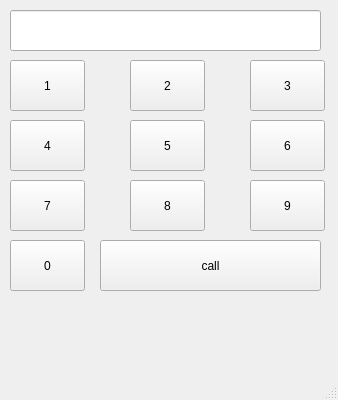
<?xml version="1.0" encoding="UTF-8"?>
<ui version="4.0">
 <class>MainWindow</class>
 <widget class="QMainWindow" name="MainWindow">
  <property name="geometry">
   <rect>
    <x>0</x>
    <y>0</y>
    <width>338</width>
    <height>400</height>
   </rect>
  </property>
  <property name="windowTitle">
   <string>MainWindow</string>
  </property>
  <widget class="QWidget" name="centralwidget">
   <widget class="QPushButton" name="pb1">
    <property name="geometry">
     <rect>
      <x>10</x>
      <y>60</y>
      <width>75</width>
      <height>51</height>
     </rect>
    </property>
    <property name="text">
     <string>1</string>
    </property>
   </widget>
   <widget class="QLineEdit" name="le1">
    <property name="geometry">
     <rect>
      <x>10</x>
      <y>10</y>
      <width>311</width>
      <height>41</height>
     </rect>
    </property>
    <property name="text">
     <string/>
    </property>
   </widget>
   <widget class="QPushButton" name="pb2">
    <property name="geometry">
     <rect>
      <x>130</x>
      <y>60</y>
      <width>75</width>
      <height>51</height>
     </rect>
    </property>
    <property name="text">
     <string>2</string>
    </property>
   </widget>
   <widget class="QPushButton" name="pb3">
    <property name="geometry">
     <rect>
      <x>250</x>
      <y>60</y>
      <width>75</width>
      <height>51</height>
     </rect>
    </property>
    <property name="text">
     <string>3</string>
    </property>
   </widget>
   <widget class="QPushButton" name="pb4">
    <property name="geometry">
     <rect>
      <x>10</x>
      <y>120</y>
      <width>75</width>
      <height>51</height>
     </rect>
    </property>
    <property name="text">
     <string>4</string>
    </property>
   </widget>
   <widget class="QPushButton" name="pb5">
    <property name="geometry">
     <rect>
      <x>130</x>
      <y>120</y>
      <width>75</width>
      <height>51</height>
     </rect>
    </property>
    <property name="text">
     <string>5</string>
    </property>
   </widget>
   <widget class="QPushButton" name="pb6">
    <property name="geometry">
     <rect>
      <x>250</x>
      <y>120</y>
      <width>75</width>
      <height>51</height>
     </rect>
    </property>
    <property name="text">
     <string>6</string>
    </property>
   </widget>
   <widget class="QPushButton" name="pb7">
    <property name="geometry">
     <rect>
      <x>10</x>
      <y>180</y>
      <width>75</width>
      <height>51</height>
     </rect>
    </property>
    <property name="text">
     <string>7</string>
    </property>
   </widget>
   <widget class="QPushButton" name="pb9">
    <property name="geometry">
     <rect>
      <x>250</x>
      <y>180</y>
      <width>75</width>
      <height>51</height>
     </rect>
    </property>
    <property name="text">
     <string>9</string>
    </property>
   </widget>
   <widget class="QPushButton" name="pb8">
    <property name="geometry">
     <rect>
      <x>130</x>
      <y>180</y>
      <width>75</width>
      <height>51</height>
     </rect>
    </property>
    <property name="text">
     <string>8</string>
    </property>
   </widget>
   <widget class="QPushButton" name="pb0">
    <property name="geometry">
     <rect>
      <x>10</x>
      <y>240</y>
      <width>75</width>
      <height>51</height>
     </rect>
    </property>
    <property name="text">
     <string>0</string>
    </property>
   </widget>
   <widget class="QPushButton" name="pbcall">
    <property name="geometry">
     <rect>
      <x>100</x>
      <y>240</y>
      <width>221</width>
      <height>51</height>
     </rect>
    </property>
    <property name="text">
     <string>call</string>
    </property>
   </widget>
  </widget>
  <widget class="QMenuBar" name="menubar">
   <property name="geometry">
    <rect>
     <x>0</x>
     <y>0</y>
     <width>338</width>
     <height>21</height>
    </rect>
   </property>
  </widget>
  <widget class="QStatusBar" name="statusbar"/>
 </widget>
 <resources/>
 <connections/>
</ui>
